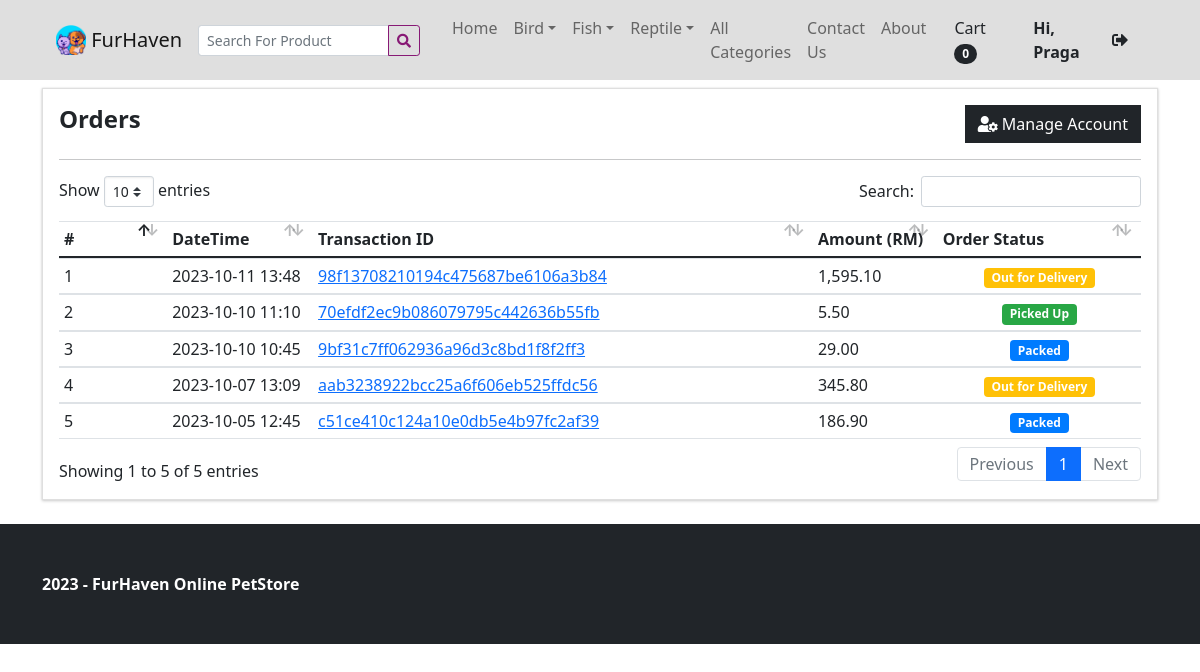
/?p=my_account (signed in), run on an earlier commit of the app's database.
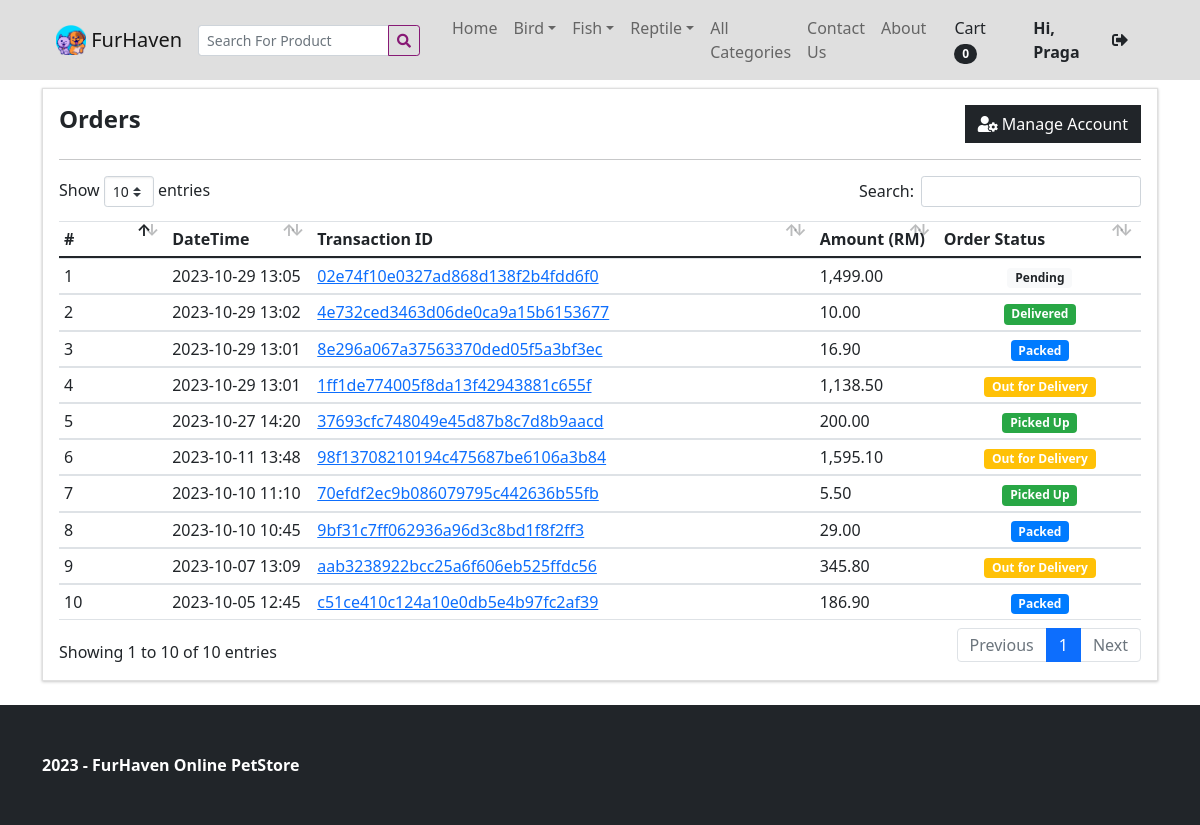
And on a later commit of the database.
### tables this page shows
CREATE TABLE `categories` (
  `id` int(30) NOT NULL,
  `category` varchar(250) NOT NULL,
  `description` text DEFAULT NULL,
  `status` tinyint(1) NOT NULL DEFAULT 1,
  `date_created` datetime NOT NULL DEFAULT current_timestamp()
);

CREATE TABLE `orders` (
  `id` int(30) NOT NULL,
  `client_id` int(30) NOT NULL,
  `delivery_address` text NOT NULL,
  `payment_method` varchar(100) NOT NULL,
  `order_type` tinyint(1) NOT NULL,
  `amount` double NOT NULL,
  `status` tinyint(2) NOT NULL DEFAULT 0,
  `paid` tinyint(1) NOT NULL DEFAULT 0,
  `date_created` datetime NOT NULL DEFAULT current_timestamp(),
  `date_updated` datetime DEFAULT NULL ON UPDATE current_timestamp(),
  `eta_date` datetime DEFAULT NULL
);

### classes/DBConnection.php (called while the page is built, shortened)
<?php
class DBConnection{
    private $host = DB_SERVER;
    private $username = DB_USERNAME;
    private $password = DB_PASSWORD;
    private $database = DB_NAME;
    public $conn;
    public function __construct(){
        if (!isset($this->conn)) {
            $this->conn = new mysqli($this->host, $this->username, $this->password, $this->database);
        }
    }
}
?>

### config.php (called while the page is built, shortened)
<?php
require_once('classes/DBConnection.php');
require_once('classes/SystemSettings.php');
function validate_image($file){
	if(!empty($file)){
		if(is_file(base_app.$file)){
			return base_url.$file;
		}else{
			return base_url.'dist/img/no-image-available.png';
		}
	}else{
		return base_url.'dist/img/no-image-available.png';
	}
}
?>

### inc/topBarNav.php (the view, shortened to what this page needs)
<nav class="navbar navbar-expand-lg navbar-light bg-light">
            <div class="container-fluid px-4 px-lg-5 ">
                <a class="navbar-brand" href="./">
                <img src="<?php echo validate_image($_settings->info('logo')) ?>" width="30" height="30" class="d-inline-block align-top" alt="" loading="lazy">
                <?php echo $_settings->info('short_name') ?>
                </a>
                <form class="form-inline" id="search-form">
                  <div class="input-group">
                    <input class="form-control form-control-sm form " type="search" placeholder="Search For Product" aria-label="Search" name="search"  value="<?php echo isset($_GET['search']) ? $_GET['search'] : "" ?>"  aria-describedby="button-addon2">
                    <div class="input-group-append">
                      <button class="btn btn-outline-success btn-sm m-0" type="submit" id="button-addon2"><i class="fa fa-search"></i></button>
                    </div>
                  </div>
                </form>
                <div class="collapse navbar-collapse" id="navbarSupportedContent">
                    <ul class="navbar-nav me-auto mb-2 mb-lg-0 ms-lg-4">
                        <li class="nav-item"><a class="nav-link" aria-current="page" href="./">Home</a></li>
                        <?php
                        $cat_qry = $conn->query("SELECT * FROM categories where status = 1  limit 3");
                        $count_cats =$conn->query("SELECT * FROM categories where status = 1 ")->num_rows;
                        while($crow = $cat_qry->fetch_assoc()):
                          $sub_qry = $conn->query("SELECT * FROM sub_categories where status = 1 and parent_id = '{$crow['id']}'");
                          if($sub_qry->num_rows <= 0):
                        ?>
                        <li class="nav-item"><a class="nav-link" aria-current="page" href="./?p=products&c=<?php echo md5($crow['id']) ?>"><?php echo $crow['category'] ?></a></li>
                        <?php else: ?>
                        <li class="nav-item dropdown">
                          <a class="nav-link dropdown-toggle" id="navbarDropdown<?php echo $crow['id'] ?>" href="#" role="button" data-toggle="dropdown" aria-expanded="false"><?php echo $crow['category'] ?></a></a>
                        </li>
                        <?php endif; ?>
                        <?php endwhile; ?>
                        <?php if($count_cats > 3): ?>
                        <li class="nav-item"><a class="nav-link" href="./?p=view_categories">All Categories</a></li>
                        <li class="nav-item"><a class="nav-link" href="./?p=contactus">Contact Us</a></li>
                        <?php endif; ?>
                        <li class="nav-item"><a class="nav-link" href="./?p=about">About</a></li>
                    </ul>
                    <div class="d-flex align-items-center">
                      <?php if(!isset($_SESSION['userdata']['id'])): ?>
                        <button class="btn btn-outline-dark ml-2" id="login-btn" type="button">Login</button>
                        <?php else: ?>
                        <a class="text-dark mr-2 nav-link" href="./?p=cart">
                            Cart
                            <span class="badge bg-dark text-white ms-1 rounded-pill" id="cart-count">
                              <?php
                              if(isset($_SESSION['userdata']['id'])):
                                $count = $conn->query("SELECT SUM(quantity) as items from `cart` where client_id =".$_settings->userdata('id'))->fetch_assoc()['items'];
                                echo ($count > 0 ? $count : 0);
                              else:
                                echo "0";
                              endif;
                              ?>
                            </span>
                        </a>
                            <a href="./?p=my_account" class="text-dark  nav-link"><b> Hi, <?php echo $_settings->userdata('firstname')?></b></a>
                            <a href="logout.php" class="text-dark  nav-link"><i class="fa fa-sign-out-alt"></i></a>
                        <?php endif; ?>
                    </div>
                </div>
            </div>
        </nav>

### inc/header.php (shortened to what this page needs)
<head>
    <link rel="stylesheet" href="<?php echo base_url ?>plugins/fontawesome-free/css/all.min.css">
    <link rel="stylesheet" href="<?php echo base_url ?>plugins/tempusdominus-bootstrap-4/css/tempusdominus-bootstrap-4.min.css">
  <link rel="stylesheet" href="<?php echo base_url ?>plugins/datatables-bs4/css/dataTables.bootstrap4.min.css">
  <link rel="stylesheet" href="<?php echo base_url ?>plugins/datatables-responsive/css/responsive.bootstrap4.min.css">
  <link rel="stylesheet" href="<?php echo base_url ?>plugins/datatables-buttons/css/buttons.bootstrap4.min.css">
  <link rel="stylesheet" href="<?php echo base_url ?>plugins/select2/css/select2.min.css">
  <link rel="stylesheet" href="<?php echo base_url ?>plugins/select2-bootstrap4-theme/select2-bootstrap4.min.css">
    <link rel="stylesheet" href="<?php echo base_url ?>plugins/icheck-bootstrap/icheck-bootstrap.min.css">
    <link rel="stylesheet" href="<?php echo base_url ?>plugins/jqvmap/jqvmap.min.css">
    <link rel="stylesheet" href="<?php echo base_url ?>dist/css/adminlte.css">
    <link rel="stylesheet" href="<?php echo base_url ?>dist/css/custom.css">
    <link rel="stylesheet" href="<?php echo base_url ?>assets/css/styles.css">
    <link rel="stylesheet" href="<?php echo base_url ?>plugins/overlayScrollbars/css/OverlayScrollbars.min.css">
    <link rel="stylesheet" href="<?php echo base_url ?>plugins/daterangepicker/daterangepicker.css">
    <link rel="stylesheet" href="<?php echo base_url ?>plugins/summernote/summernote-bs4.min.css">
  <link rel="stylesheet" href="<?php echo base_url ?>plugins/sweetalert2-theme-bootstrap-4/bootstrap-4.min.css">
  </head>

### my_account.php (shortened to what this page needs)
<section class="py-2">
    <div class="container">
        <div class="card rounded-0">
            <div class="card-body">
                <div class="w-100 justify-content-between d-flex">
                    <h4><b>Orders</b></h4>
                    <a href="./?p=edit_account" class="btn btn btn-dark btn-flat"><div class="fa fa-user-cog"></div> Manage Account</a>
                </div>
                    <hr class="border-warning">
                    <table class="table table-stripped text-dark">
                        <colgroup>
                            <col width="10%">
                            <col width="15">
                            <col width="25">
                            <col width="25">
                            <col width="15">
                        </colgroup>
                        <thead>
                            <tr>
                                <th>#</th>
                                <th>DateTime</th>
                                <th>Transaction ID</th>
                                <th>Amount (RM)</th>
                                <th>Order Status</th>
                            </tr>
                        </thead>
                        <tbody>
                            <?php
                                $i = 1;
                                $qry = $conn->query("SELECT o.*,concat(c.firstname,' ',c.lastname) as client from `orders` o inner join
                                clients c on c.id = o.client_id where o.client_id = '".$_settings->userdata('id')."' order by unix_timestamp(o.date_created) desc ");
                                while($row = $qry->fetch_assoc()):
                            ?>
                                <tr>
                                    <td><?php echo $i++ ?></td>
                                    <td><?php echo date("Y-m-d H:i",strtotime($row['date_created'])) ?></td>
                                    <td><a href="javascript:void(0)" class="view_order" data-id="<?php echo $row['id'] ?>"><?php echo md5($row['id']); ?></a></td>
                                    <td><?php echo number_format($row['amount'], 2) ?> </td>
                                    <td class="text-center">
                                            <?php if($row['status'] == 0): ?>
                                                <span class="badge badge-light text-dark">Pending</span>
                                            <?php elseif($row['status'] == 1): ?>
                                                <span class="badge badge-primary">Packed</span>
                                            <?php elseif($row['status'] == 2): ?>
                                                <span class="badge badge-warning">Out for Delivery</span>
                                            <?php elseif($row['status'] == 3): ?>
                                                <span class="badge badge-success">Delivered</span>
                                            <?php elseif($row['status'] == 5): ?>
                                                <span class="badge badge-success">Picked Up</span>
                                            <?php elseif($row['status'] == 4): ?>
                                                <span class="badge badge-danger">Cancelled</span>
                                            <?php endif; ?>
                                        </td>
                                    </tr>
                            <?php endwhile; ?>
                        </tbody>
                    </table>
            </div>
        </div>
    </div>
</section>

### inc/footer.php (shortened to what this page needs)
<footer class="py-5 bg-dark">
            <div class="container">
            <strong>2023 - FurHaven Online PetStore</strong>
          </div>
        </footer>

What changed in the data, as far as the page shows it:
added orders: date_created "2023-10-29 13:05", id "02e74f10e0327ad868d138f2b4fdd6f0", amount "1,499.00", status "Pending"
added orders: date_created "2023-10-29 13:02", id "4e732ced3463d06de0ca9a15b6153677", amount "10.00", status "Delivered"
added orders: date_created "2023-10-29 13:01", id "8e296a067a37563370ded05f5a3bf3ec", amount "16.90", status "Packed"
added orders: date_created "2023-10-29 13:01", id "1ff1de774005f8da13f42943881c655f", amount "1,138.50", status "Out for Delivery"
added orders: date_created "2023-10-27 14:20", id "37693cfc748049e45d87b8c7d8b9aacd", amount "200.00", status "Picked Up"
Also different on the page:
text written by a page script: "Show entries Search: Showing 1 to 5 of 5 entries Previous 1 Next" → "Show entries Search: Showing 1 to 10 of 10 entries Previous 1 Next"
